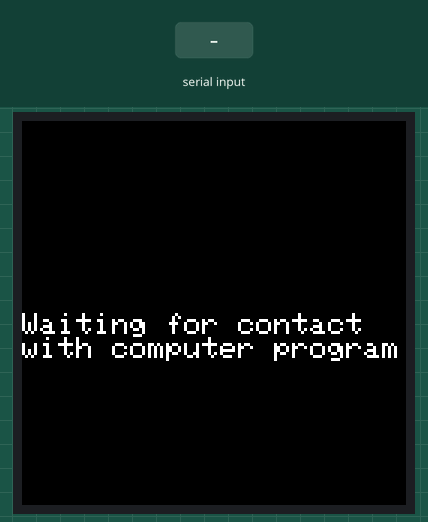
A sketch run on a simulated Arduino Uno, built with avr-gcc and run on an emulated ATmega328P. On the bench: 128×128 colour display. The inputs (shaded band) are chosen by the test bench. What the sketch prints to the serial monitor is not drawn.

Above: at 1.0 s.
1.1 s: "<!>" received over Serial
2.6 s: "<_>" received over Serial
At 3.1 s:
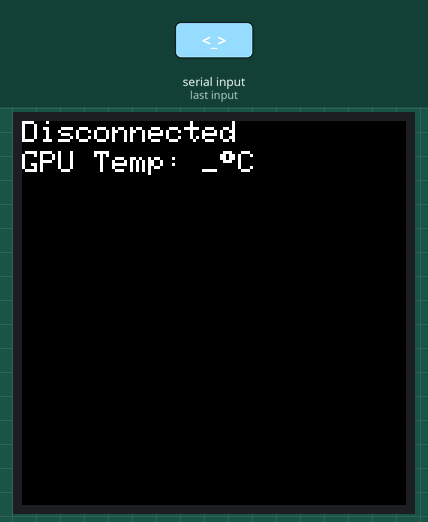
4.1 s: "<)>" received over Serial
At 5.3 s:
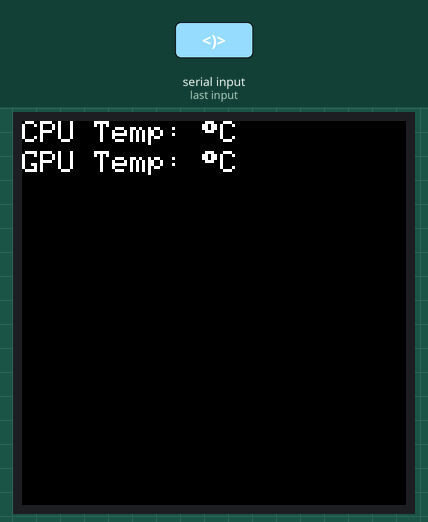
5.6 s: "<t>" received over Serial
At 5.9 s:
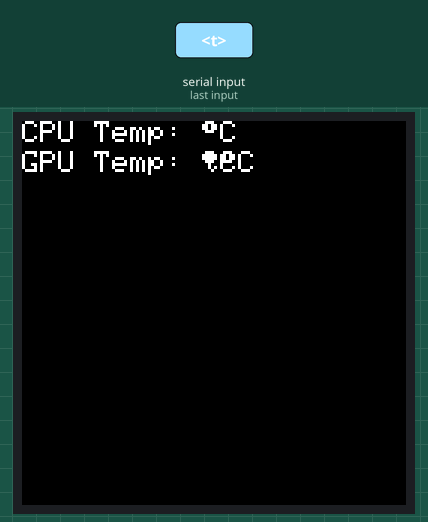
7.1 s: "<!>" received over Serial
8.6 s: byte 64 ('@') received over Serial
At 8.85 s:
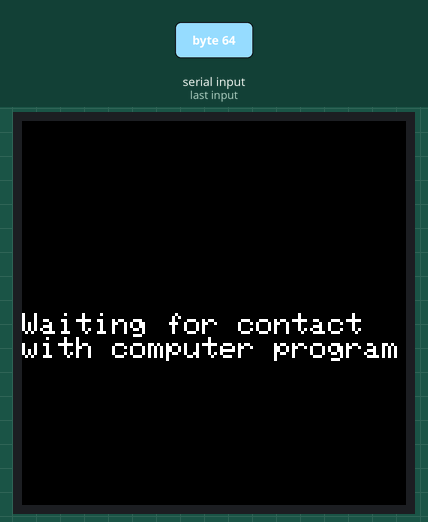
Timing chart, 0 to 11.6 s (numbered marks = the images above; inputs shaded):
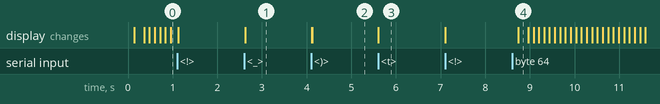

The sketch:

ArdMon.ino
```cpp
// Declare some variables
String tempCPU = "";
String tempGPU = "";
String myStr = "";
char myChar = 0;
bool strBool = false;
bool estCon = false;
int n = 0; // Incrementing variable for turning off display
int nOff = 10000; // Used to determine how many loops of a function until display is turned off

// Declare reset function
void(* resetFunc) (void) = 0;

// Screen dimensions
#define SCREEN_WIDTH  128
#define SCREEN_HEIGHT 128

// ~ You can use any (4 or) 5 pins
// Pin numbers changed from original to match recommended from manufacturer
#define SCLK_PIN 13
#define MOSI_PIN 11
#define DC_PIN   7
#define CS_PIN   10
#define RST_PIN  8

#include <Adafruit_GFX.h>
#include <Adafruit_SSD1351.h>
#include <SPI.h>

// SSD1331 color definitions
#define BLACK           0x0000
#define BLUE            0x001F
#define RED             0xF800
#define GREEN           0x07E0
#define CYAN            0x07FF
#define MAGENTA         0xF81F
#define YELLOW          0xFFE0
#define WHITE           0xFFFF

// Colors to use
uint16_t textColor = WHITE;
uint16_t backColor = BLACK;

// Display
Adafruit_SSD1351 disp = Adafruit_SSD1351(SCREEN_WIDTH, SCREEN_HEIGHT, &SPI, CS_PIN, DC_PIN, RST_PIN);
bool dispOn = false;

void setup() {

  // Start serial port at 9600 bps
  Serial.begin(9600);
  delay(100);

  // Start display
  disp.begin();
  disp.setFont();
  disp.fillScreen(backColor);
  disp.setTextColor(textColor);
  disp.setTextSize(1);
  dispOn = true;

  // Cursor position for startup messages
  disp.setCursor(0,64);

  // Wait for serial port to connect. Needed for native USB port only
  disp.print("Waiting for serial port");
  while (!Serial) {
    ;
  }

  // Recieve then send a synbol to establish contact with program
  disp.fillScreen(backColor);
  disp.setCursor(0,64);
  disp.print("Waiting for contact\nwith computer program");
  delay(100);
  establishContact();
  disp.fillScreen(backColor);
  disp.setCursor(0,0);
}

void loop() {
  if (Serial.available() > 0) {

    // Read first character in buffer
    myChar = Serial.read();

    // Check if a reset is requested from computer
    checkReset();

    // Check if Arduino has been disconnected
    if (myChar == '_') {
      disp.setCursor(0,0);
      disp.fillScreen(BLACK);
      disp.print("Disconnected");
      dispOffTimer();
    }

    // Check if last value is collected (must be BEFORE adding myChar to myStr to keep > out of myStr)
    if (myChar == '>') {
      valPrint(myStr, 't', "GPU ", 0, 10);
      myStr = "";
      strBool = false;
      return;
    }

    // Check if first value is collected (must be BEFORE adding myChar to myStr to keep ) out of myStr)
    if (myChar == ')') {
      disp.fillScreen(BLACK);
      valPrint(myStr, 't', "CPU ", 0, 0);
      myStr = "";
      return;
    }

    // Check if adding characters to string (must be HERE)
    if (strBool) {
      myStr += myChar;
      return;
    }

    // Check if beginning of string (must be AFTER adding myChar to myStr to string to keep < out of myStr)
    if (myChar == '<') {
      strBool = true;
    }
  }

  /*
  if ((myChar != '0') && (!Serial.available())) {
    Serial.println(myChar); //Print received string to Computer
    myChar = '0';
  }
  */
}


// Waits for computer program to send symbol to establish contact and confirm correct program
void establishContact() {
  while (!estCon) {
    n++;
    myChar = Serial.read();
    if (myChar == '!')
    {
      estCon = true;
      Serial.println('&');
    }
    checkReset();
    if (n >= nOff) dispDisable();
  }
  n = 0;
}

void checkReset() {
  if (myChar == '@') {
    resetFunc();
  }
}

// Function to attempt a elegant display printing solution to having varying component values and units
// Valid param characters: t, f, p
void valPrint(String val, char param, String comp, int cur1, int cur2) {
  switch (param) {
    case 't':
      disp.setCursor(cur1, cur2);
      disp.print(comp + "Temp" + char(58) + " " + val + char(247) + "C");
      break;

    default:
      break;
  }
}

// Timer for turning the display off, may be removed if not used anywhere else
void dispOffTimer() {
  while (dispOn && (n <= nOff)) {
    myChar = Serial.read();
    checkReset();
    n++;
  }
  dispDisable();
}

// Sets the display to off
void dispDisable() {
  dispOn = !dispOn;
  disp.enableDisplay(dispOn);
  n = 0;
}
```

Measured:
- after the input at 2.6 s, the display: first changes at once (image 1 shows a later state)
- after the input at 4.1 s, the display: first changes at once (image 2 shows a later state)
- after the input at 5.6 s, the display: changes at once (image 3)
- after the input at 8.6 s, the display: changes after 0.14 s (image 4)
